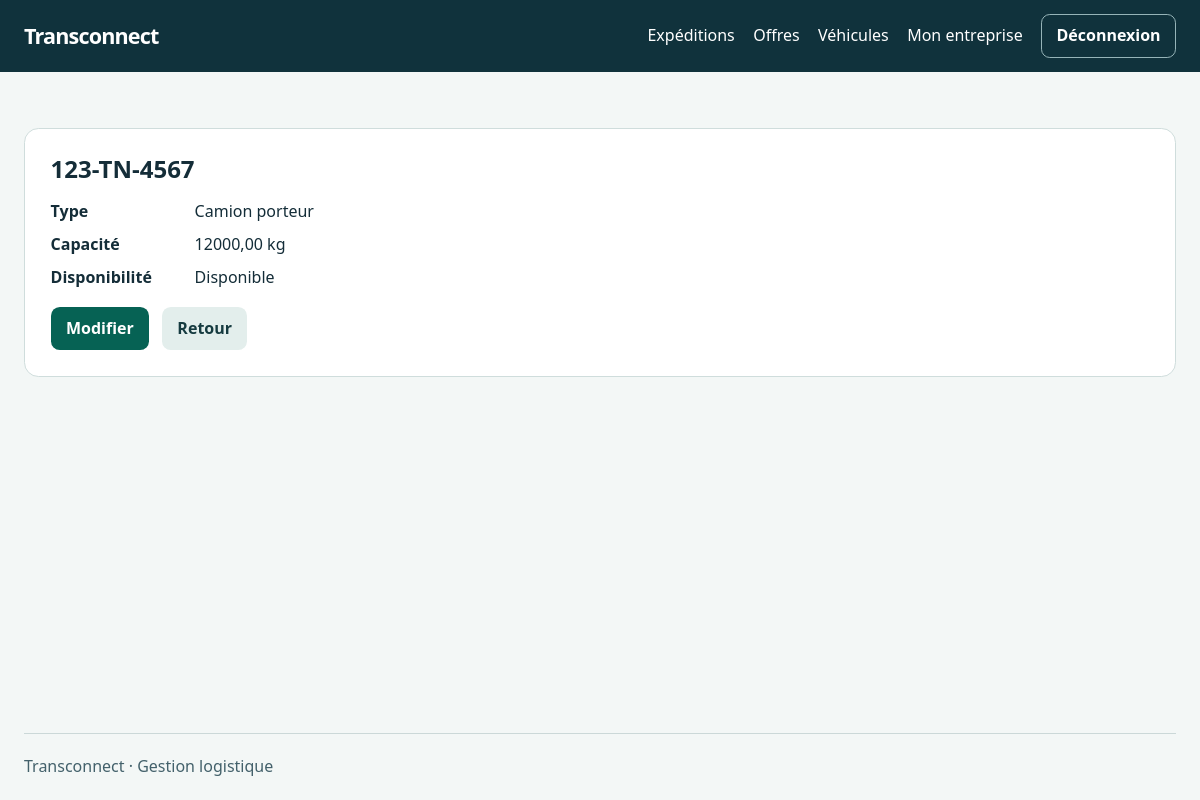
The page /vehicules/2/ (signed in) on the database its author committed.
### VehiculeApp/models.py (models this page shows, shortened)
class Vehicule(models.Model):
    TYPE_VEHICULE_CHOICES = [
        ('camionnette', 'Camionnette / utilitaire léger'),
        ('camion_porteur', 'Camion porteur'),
        ('semi_remorque', 'Semi-remorque'),
        ('fourgon', 'Fourgon'),
    ]
    immatriculation = models.CharField(max_length=20, unique=True)
    type_vehicule = models.CharField(
        max_length=50,
        choices=TYPE_VEHICULE_CHOICES
    )
    capacite_kg = models.DecimalField(
        max_digits=10,
        decimal_places=2,
        validators=[MinValueValidator(Decimal('0.01'), "La capacité doit être strictement positive.")]
    )
    disponible = models.BooleanField(default=True)
    entreprise = models.ForeignKey(
        'EntrepriseApp.Entreprise',
        on_delete=models.CASCADE,
        related_name='vehicules'
    )
    created_at = models.DateTimeField(auto_now_add=True)
    updated_at = models.DateTimeField(auto_now=True)

### VehiculeApp/views.py (the view)
# urls.py: path("<int:pk>/", VehiculeDetailView.as_view(), name="vehicule_detail"),
class VehiculeDetailView(OwnedVehicleMixin, DetailView):
    template_name = 'vehicule/detail.html'
    context_object_name = 'vehicule'

### VehiculeApp/views.py (called while the page is built)
    def get_queryset(self):
        offers = Offre.objects.filter(vehicule_id=OuterRef('pk'))
        return Vehicule.objects.filter(entreprise=self.company).annotate(has_offers=Exists(offers))

### config/access.py (called while the page is built)
def company_for(user):
    company = getattr(user, 'entreprise', None)
    if company and company.type_entreprise == user.role:
        return company
    return None

    def dispatch(self, request, *args, **kwargs):
        if not request.user.is_authenticated:
            return self.handle_no_permission()
        if request.user.role not in self.roles:
            raise PermissionDenied
        self.company = company_for(request.user)
        if self.require_company and not self.company:
            if request.method in ('GET', 'HEAD') and not hasattr(request.user, 'entreprise'):
                return redirect('entreprise_create')
            raise PermissionDenied
        return super().dispatch(request, *args, **kwargs)

### templates/vehicule/detail.html (shortened to what this page needs)
{% extends 'base.html' %}
{% block content %}
<section class="panel">
    <h1>{{ vehicule.immatriculation }}</h1>
    <dl class="details">
        <dt>Type</dt><dd>{{ vehicule.get_type_vehicule_display }}</dd>
        <dt>Capacité</dt><dd>{{ vehicule.capacite_kg }} kg</dd>
        <dt>Disponibilité</dt><dd>{{ vehicule.disponible|yesno:'Disponible,Indisponible' }}</dd>
    </dl>
    <div class="actions">
        <a class="button" href="{% url 'vehicule_update' vehicule.pk %}">Modifier</a>
        <a class="button secondary" href="{% url 'vehicule_list' %}">Retour</a>
    </div>
</section>
{% endblock %}

### EntrepriseApp/static/logistique/site.css (style rules this page uses)
:root { color-scheme: light; font: 100% / 1.6 system-ui, sans-serif; color: #142d38; background: #f3f7f6; }
* { box-sizing: border-box; }
body { margin: 0; min-height: 100vh; display: flex; flex-direction: column; }
.navigation, .nav-links, .page-head, .row, .actions { display: flex; flex-wrap: wrap; align-items: center; gap: .8rem; }
h1, h2 { line-height: 1.2; margin: 0 0 .65rem; }
a { color: #075a4e; }
.button { display: inline-flex; align-items: center; justify-content: center; padding: .5rem .9rem; border: 1px solid transparent; border-radius: .55rem; background: #066254; color: white; text-decoration: none; cursor: pointer; font: inherit; font-weight: 650; }
.button.secondary { background: #e3eeec; color: #163b40; }
.panel, .row { background: white; border: 1px solid #cfdddc; border-radius: .9rem; padding: clamp(1rem, 3vw, 1.6rem); }
.details { display: grid; grid-template-columns: minmax(8rem, max-content) 1fr; gap: .45rem 1rem; }
.details dt { font-weight: 700; }
.details dd { margin: 0; overflow-wrap: anywhere; }

### rows shown on the page
Vehicule: immatriculation "123-TN-4567", type_vehicule "Camion porteur", capacite_kg "12000,00", disponible "Disponible"
